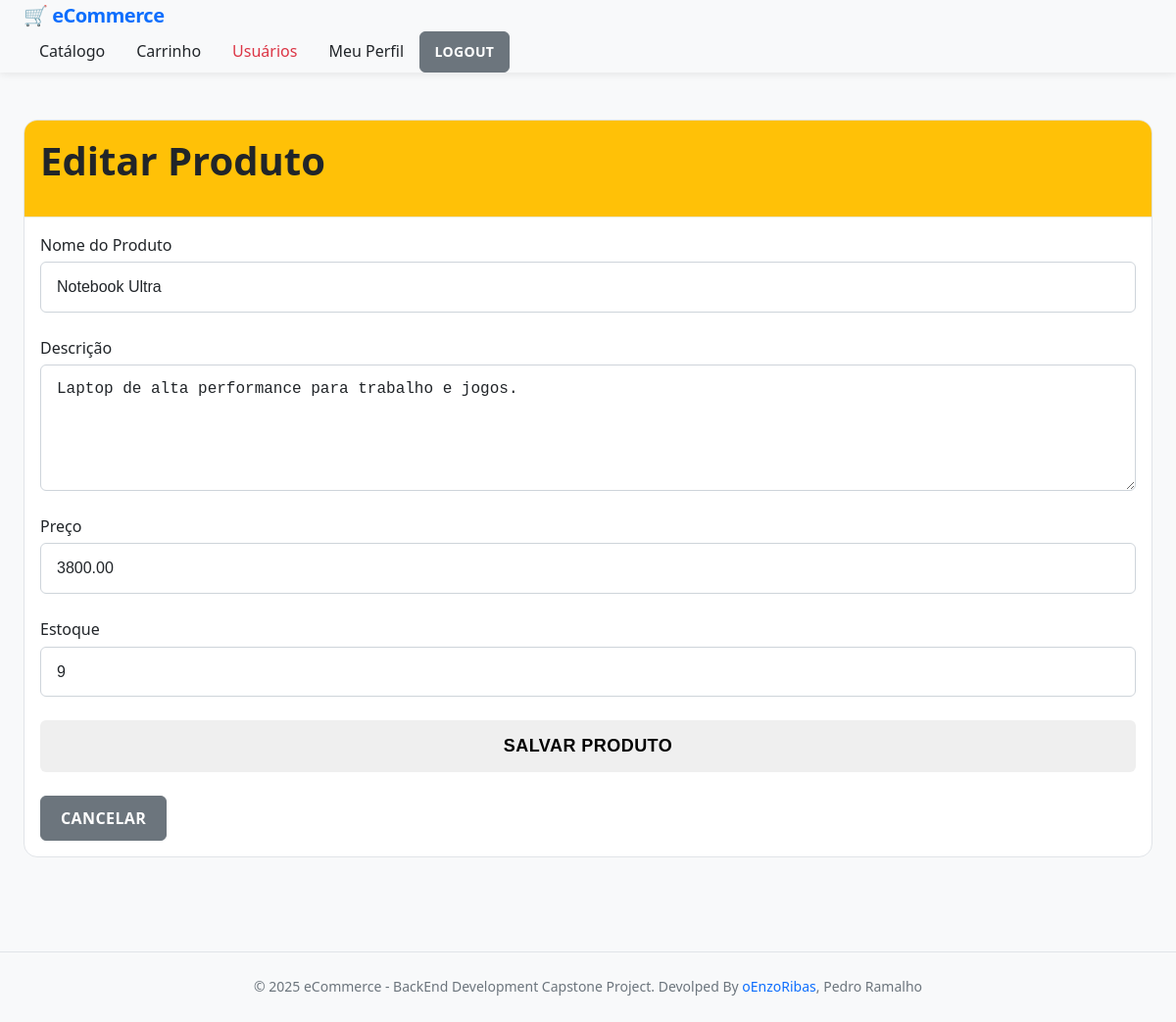
The app's page /produtos/1/editar (signed in) with its own data.
### models/produto_model.py (models this page shows, shortened)
class Produto(db.Model):
    __tablename__ = 'produtos'
    id = Column(Integer, primary_key=True, autoincrement=True, nullable=False)
    nome = Column(String(256), nullable=False)
    descricao = Column(String(256))
    preco = Column(db.Numeric(10,2), nullable=False)
    estoque = Column(Integer, nullable=False, default=0)

### routes/produtos.py (the view)
@produtos_bp.route('/<int:produto_id>/editar', methods=['GET', 'POST'])
@requer_autenticacao
def editar(produto_id):
    cliente = get_cliente_autenticado()
    if not cliente or cliente.role != 'admin':
        flash('Você não tem permissão para acessar esta página.', 'danger')
        return redirect(url_for('produtos.listar'))
    produto = Produto.query.get_or_404(produto_id)
    form = ProdutoForm()
    if form.validate_on_submit():
        produto.nome = form.nome.data
        produto.descricao = form.descricao.data
        produto.preco = form.preco.data
        produto.estoque = form.estoque.data
        db.session.commit()
        flash('Produto atualizado com sucesso!', 'success')
        return redirect(url_for('produtos.detalhes', produto_id=produto.id))
    elif request.method == 'GET':
        form.nome.data = produto.nome
        form.descricao.data = produto.descricao
        form.preco.data = produto.preco
        form.estoque.data = produto.estoque
    return render_template('produtos/editar.html', form=form, produto=produto)

### forms/produto_forms.py
class ProdutoForm(FlaskForm):
    nome = StringField(
        'Nome do Produto', validators=[
            DataRequired(message='Nome é obrigatório'),
            Length(min=3, max=255, message='Nome deve ter entre 3 e 255 caracteres')
        ]
    )
    descricao = TextAreaField(
        'Descrição', validators=[
            Optional(),
            Length(max=1000, message='Descrição deve ter no máximo 1000 caracteres')
        ]
    )
    preco = FloatField(
        'Preço', validators=[
            DataRequired(message='Preço é obrigatório'),
            NumberRange(min=0.01, message='Preço deve ser maior que 0')
        ]
    )
    estoque = IntegerField(
        'Estoque', validators=[
            DataRequired(message='Estoque é obrigatório'),
            NumberRange(min=0, message='Estoque não pode ser negativo')
        ]
    )
    submit = SubmitField('Salvar Produto')

### utils/auth_utils.py (called while the page is built)
def get_cliente_autenticado():
    cliente_id = session.get('cliente_id')
    if cliente_id:
        return Cliente.query.get(cliente_id)
    return None

def cliente_autenticado():
    return session.get('cliente_autenticado', False)

def requer_autenticacao(f):
    @wraps(f)
    def decorated_function(*args, **kwargs):
        if not cliente_autenticado():
            return redirect(url_for('auth.login'))
        return f(*args, **kwargs)
    return decorated_function

### templates/produtos/editar.html (shortened to what this page needs)
{% extends "base.html" %}
{% block content %}
<div class="row justify-content-center">
    <div class="col-md-6">
        <div class="card shadow">
            <div class="card-header bg-warning text-dark">
                <h2 class="mb-0">Editar Produto</h2>
            </div>
            <div class="card-body">
                <form method="POST" novalidate>
                    <div class="mb-3">
                        {{ form.nome.label(class="form-label") }}
                        {% if form.nome.errors %}
                            {{ form.nome(class="form-control is-invalid") }}
                            <div class="invalid-feedback d-block">
                                {% for error in form.nome.errors %}
                                    <span>{{ error }}</span><br>
                                {% endfor %}
                            </div>
                        {% else %}
                            {{ form.nome(class="form-control") }}
                        {% endif %}
                    </div>
                    <div class="mb-3">
                        {{ form.descricao.label(class="form-label") }}
                        {% if form.descricao.errors %}
                            {{ form.descricao(class="form-control is-invalid", rows="4") }}
                            <div class="invalid-feedback d-block">
                                {% for error in form.descricao.errors %}
                                    <span>{{ error }}</span><br>
                                {% endfor %}
                            </div>
                        {% else %}
                            {{ form.descricao(class="form-control", rows="4") }}
                        {% endif %}
                    </div>
                    <div class="mb-3">
                        {{ form.preco.label(class="form-label") }}
                        {% if form.preco.errors %}
                            {{ form.preco(class="form-control is-invalid") }}
                            <div class="invalid-feedback d-block">
                                {% for error in form.preco.errors %}
                                    <span>{{ error }}</span><br>
                                {% endfor %}
                            </div>
                        {% else %}
                            {{ form.preco(class="form-control") }}
                        {% endif %}
                    </div>
                    <div class="mb-3">
                        {{ form.estoque.label(class="form-label") }}
                        {% if form.estoque.errors %}
                            {{ form.estoque(class="form-control is-invalid") }}
                            <div class="invalid-feedback d-block">
                                {% for error in form.estoque.errors %}
                                    <span>{{ error }}</span><br>
                                {% endfor %}
                            </div>
                        {% else %}
                            {{ form.estoque(class="form-control") }}
                        {% endif %}
                    </div>
                    <div class="d-grid gap-2 mb-3">
                        {{ form.submit(class="btn btn-warning btn-lg") }}
                    </div>
                </form>
                <a href="{{ url_for('produtos.detalhes', produto_id=produto.id) }}" class="btn btn-secondary w-100">Cancelar</a>
            </div>
        </div>
    </div>
</div>
{% endblock %}

### static/css/style.css (style rules this page uses)
*, *::before, *::after { box-sizing: border-box; margin: 0; padding: 0; }
:root { --primary: #0d6efd; --primary-hover: #0b5ed7; --primary-light: rgba(13, 110, 253, 0.1); --secondary: #6c757d; --success: #198754; --success-dark: #157347; --danger: #dc3545; --warning: #ffc107; --info: #0dcaf0; --dark: #212529; --light: #f8f9fa; --gray-100: #f8f9fa; --gray-200: #e9ecef; --gray-300: #dee2e6; --gray-400: #ced4da; --gray-500: #adb5bd; --gray-600: #6c757d; --gray-700: #495057; --gray-800: #343a40; --gray-900: #212529; --surface: #ffffff; --surface-hover: #f8f9fa; --border-color: #e1e4e8; --font-family: "Segoe UI", Tahoma, Geneva, Verdana, sans-serif; --font-size-base: 1rem; --font-size-sm: 0.875rem; --font-size-lg: 1.125rem; --font-size-xl: 1.25rem; --font-weight-normal: 400; --font-weight-medium: 500; --font-weight-semibold: 600; --font-weight-bold: 700; --line-height-base: 1.6; --line-height-tight: 1.25; --spacing-xs: 0.25rem; --spacing-sm: 0.5rem; --spacing-md: 1rem; --spacing-lg: 1.5rem; --spacing-xl: 2rem; --spacing-2xl: 3rem; --radius-sm: 0.375rem; --radius-md: 0.625rem; --radius-lg: 0.875rem; --radius-xl: 1rem; --radius-full: 9999px; --shadow-sm: 0 1px 2px rgba(0, 0, 0, 0.05); --shadow-md: 0 4px 6px rgba(0, 0, 0, 0.07); --shadow-lg: 0 10px 15px rgba(0, 0, 0, 0.1); --shadow-xl: 0 20px 25px rgba(0, 0, 0, 0.15); --shadow-navbar: 0 2px 8px rgba(0, 0, 0, 0.08); --transition-fast: 150ms ease; --transition-base: 200ms ease; --transition-slow: 300ms ease; --z-dropdown: 1000; --z-sticky: 1020; --z-fixed: 1030; --z-modal: 1050; --z-tooltip: 1070; }
html { -webkit-font-smoothing: antialiased; -moz-osx-font-smoothing: grayscale; }
body { font-family: var(--font-family); font-size: var(--font-size-base); line-height: var(--line-height-base); background-color: var(--light); color: var(--dark); }
h1, h2, h3, h4, h5, h6 { color: var(--dark); font-weight: var(--font-weight-semibold); line-height: var(--line-height-tight); margin-bottom: var(--spacing-md); }
h2 { font-size: 2rem; }
a { color: var(--primary); text-decoration: none; transition: color var(--transition-fast); }
.card { position: relative; display: flex; flex-direction: column; background-color: var(--surface); border: 1px solid var(--border-color); border-radius: var(--radius-lg); overflow: hidden; transition: transform var(--transition-slow), box-shadow var(--transition-slow); animation: fade-in 400ms ease; }
.card-header { background-color: var(--surface); font-weight: var(--font-weight-semibold); padding: var(--spacing-md); border-bottom: 1px solid var(--gray-200); }
.card-body { padding: var(--spacing-md); flex: 1; }
.btn { display: inline-flex; align-items: center; justify-content: center; gap: var(--spacing-xs); padding: 0.625rem 1.25rem; font-size: var(--font-size-base); font-weight: var(--font-weight-semibold); line-height: 1.5; text-align: center; text-transform: uppercase; letter-spacing: 0.025em; border: 1px solid transparent; border-radius: var(--radius-sm); cursor: pointer; transition: transform var(--transition-base), box-shadow var(--transition-base), background-color var(--transition-base); }
.btn-secondary { background-color: var(--secondary); border-color: var(--secondary); color: var(--surface); }
.btn-lg { padding: 0.75rem 1.5rem; font-size: var(--font-size-lg); }
.bg-warning { background-color: var(--warning); color: var(--dark); }
.form-label { display: block; margin-bottom: var(--spacing-xs); font-weight: var(--font-weight-medium); color: var(--dark); }
.form-control, .form-select { display: block; width: 100%; padding: 0.75rem 1rem; font-size: var(--font-size-base); font-weight: var(--font-weight-normal); line-height: var(--line-height-base); color: var(--dark); background-color: var(--surface); border: 1px solid var(--gray-400); border-radius: var(--radius-sm); transition: border-color var(--transition-base), box-shadow var(--transition-base); }
.form-control::placeholder { color: var(--gray-500); opacity: 1; }
.mb-3 { margin-bottom: var(--spacing-lg); }
.d-grid { display: grid; }
.gap-2 { gap: var(--spacing-md); }
@media (min-width: 768px) { h2 { font-size: 2.5rem; } }

### records on screen
Produto: nome "Notebook Ultra", descricao "Laptop de alta performance para trabalho e jogos.", preco "3800.00", estoque "9"
